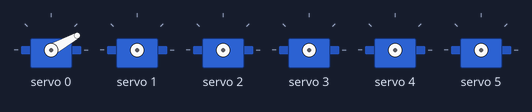
Bench run of a sketch on a simulated ESP32. Shown: 6 × servo. What the sketch prints to the serial monitor is not drawn.

Above: at 0.05 s.
At 1.85 s:
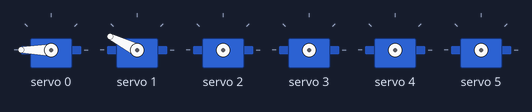
At 3.75 s:
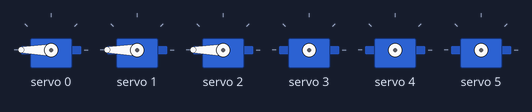
At 7.55 s:
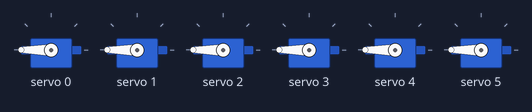
At 11.35 s:
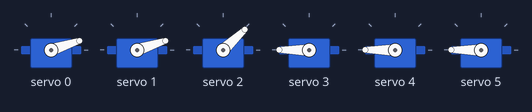
At 15.15 s:
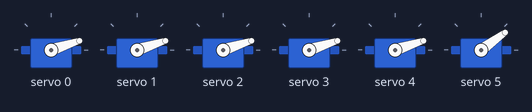
Timing chart, 0 to 20.8 s (numbered marks = the images above):
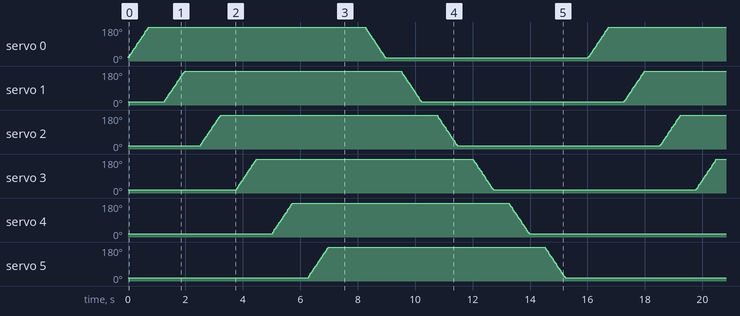

The sketch:

pca_board_with_esp32.ino
```cpp
#include <Wire.h>
#include <Adafruit_PWMServoDriver.h>

// PCA9685 object
Adafruit_PWMServoDriver pwm = Adafruit_PWMServoDriver(0x40);

// Servo configuration
#define SERVOMIN 150   // 0 degrees
#define SERVOMAX 600   // 180 degrees
#define SERVO_FREQ 50  // 50Hz

#define NUM_SERVOS 6
int servoChannels[NUM_SERVOS] = {0, 1, 2, 3, 4, 5};

// Convert angle to PWM pulse
int angleToPulse(int angle) {
  return map(angle, 0, 180, SERVOMIN, SERVOMAX);
}

void setup() {
  Serial.begin(115200);

  // I2C for ESP32
  Wire.begin(22, 23); // SDA, SCL

  // Start PCA9685
  pwm.begin();
  pwm.setPWMFreq(SERVO_FREQ);

  Serial.println("PCA9685 Ready - One by One Sweep!");
}

void loop() {
  // 🔵 Sweep each servo forward (0 → 180)
  for (int i = 0; i < NUM_SERVOS; i++) {         // Select servo
    for (int angle = 0; angle <= 180; angle += 3) { // Move servo fully
      pwm.setPWM(servoChannels[i], 0, angleToPulse(angle));
      delay(15); // Smooth step
    }
    delay(300); // Small pause after each servo finishes
  }

  delay(500); // Pause at 180

  // 🔴 Sweep each servo backward (180 → 0)
  for (int i = 0; i < NUM_SERVOS; i++) {         // Select servo
    for (int angle = 180; angle >= 0; angle -= 3) { // Move servo fully
      pwm.setPWM(servoChannels[i], 0, angleToPulse(angle));
      delay(15); // Smooth step
    }
    delay(300); // Small pause after each servo finishes
  }

  delay(500); // Pause at 0
}
```
